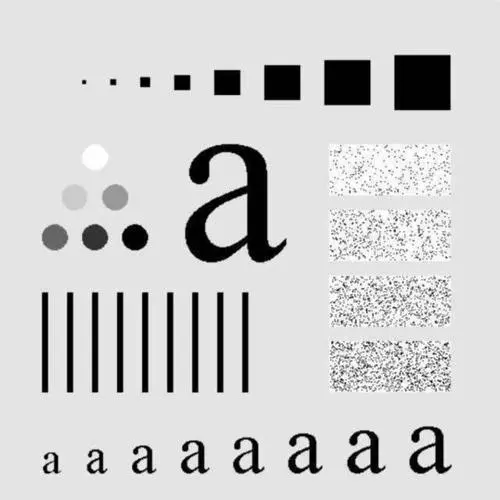
#> input picture 5-图像增强/png_files/fft1.png, 500 x 500 px
$ jupyter execute '5-图像增强（下）.ipynb'
#> lines starting #> are read from the running program, lines starting #| are printed output that depends on the picture
[cell 1]
import cv2
import matplotlib.pyplot as plt
import numpy as np

# 直方图计算函数
def GetHist(img):
    img = img.flatten()
    img = img.tolist()
    hist = []
    for i in range(0, 256):
        hist.append(img.count(i))
    return hist

## 5.4 频域滤波

### 5.4.1 低通滤波器

#### 第一步：把待滤波的图像读进来

[cell 2]
img = cv2.imread('./png_files/fft1.png', 0)
#> img: shape (500, 500); min 0, max 255, mean 206

#### 第二步：进行数据类型转换

[cell 3]
img_float = np.float32(img)

#### 第三步：使用cv2.dft进行傅里叶变化，并使用np.fft.fftshift将低频转移到图像中心

[cell 4]
dft = cv2.dft(img_float, flags=cv2.DFT_COMPLEX_OUTPUT)
dft_center = np.fft.fftshift(dft)

#### 第四步：定义掩模：生成的掩模中间为1周围为0

[cell 5]
R = 30    # 截止频率
crow, ccol = int(img.shape[0] / 2), int(img.shape[1] / 2) # 求得图像的中心点位置
#> crow = 250; ccol = 250
mask = np.zeros((img.shape[0], img.shape[1], 2), np.uint8)
for y in range(img.shape[0]):
    for x in range(img.shape[1]):
        if ((x - crow) ** 2 + (y - ccol) ** 2) ** 0.5 <= R:
            mask[y, x] = 1

那么我们刚刚定义的掩膜，它在频域看起来就长这个样子：

[cell 6]
show_mask = np.zeros((img.shape[0], img.shape[1], 2), np.uint8)
show_mask = cv2.normalize(mask, mask, 0, 255, cv2.NORM_MINMAX)
plt.figure()
plt.imshow(show_mask[:,:,0], cmap='gray')
plt.show()
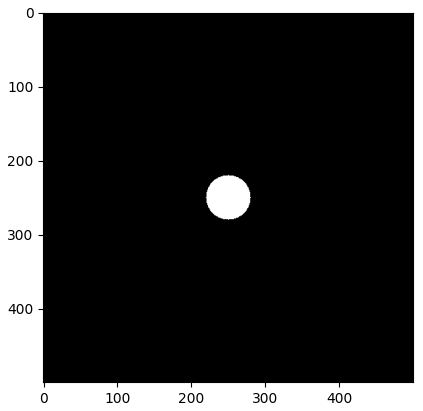
#> figure drawn by matplotlib, 1 panel

#### 第五步：将掩模与傅里叶变化后的图像（dft_center）相乘，保留低频部分

[cell 7]
mask_img = dft_center * mask

#### 第六步：使用np.fft.ifftshift(将低频移动到原来的位置

[cell 8]
img_idf = np.fft.ifftshift(mask_img)

#### 第七步：使用cv2.idft进行傅里叶的反变化

[cell 9]
img_idf = cv2.idft(img_idf)
img_idf = cv2.magnitude(img_idf[:, :, 0], img_idf[:, :, 1])
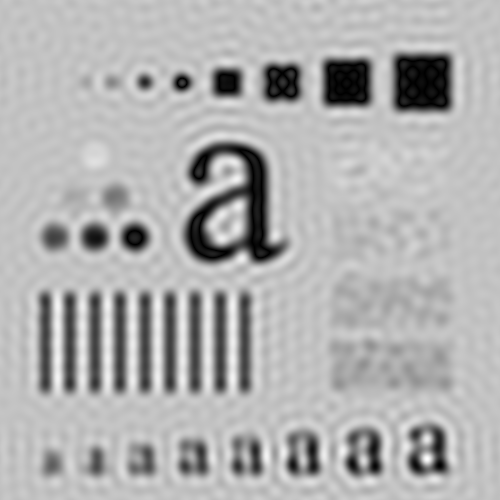
#> img_idf: shape (500, 500) float32; min 56321.8, max 1.91e+10, mean 1.32e+10; drawn with min black and max white

#### 第八步：画图，对比

[cell 10]
plt.subplot(121)
plt.imshow(img, cmap='gray')
plt.subplot(122)
plt.imshow(img_idf, cmap='gray')
plt.show()
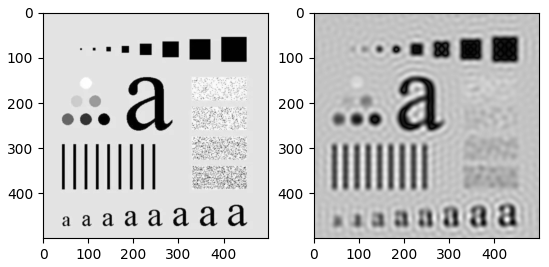
#> figure drawn by matplotlib, 2 panels

### 5.4.2 ButterWorth滤波器

[cell 11]
img = cv2.imread('./png_files/fft1.png', 0)

img_float = np.float32(img)

dft = cv2.dft(img_float, flags=cv2.DFT_COMPLEX_OUTPUT)
dft_center = np.fft.fftshift(dft)

# 巴特沃斯滤波器
D0 = 100
n = 1
crow, ccol = int(img.shape[0] / 2), int(img.shape[1] / 2) # 求得图像的中心点位置
mask = np.zeros((img.shape[0], img.shape[1], 2), np.float32)
for u in range(img.shape[0]):
    for v in range(img.shape[1]):
        mask[u, v] = 1 / ( 1 + (((v - crow) ** 2 + (u - ccol) ** 2)**0.5 / D0)**(2*n) )   # 巴特沃斯的公式
show_mask = np.zeros((img.shape[0], img.shape[1], 2), np.uint8)
show_mask = cv2.normalize(mask, mask, 0, 255, cv2.NORM_MINMAX)
show_mask = show_mask[:,:,0]   # 稍后用以显示巴特沃斯的频域图像

mask_img = dft_center * mask

img_idf = np.fft.ifftshift(mask_img)

img_idf = cv2.idft(img_idf)
img_idf = cv2.magnitude(img_idf[:, :, 0], img_idf[:, :, 1])
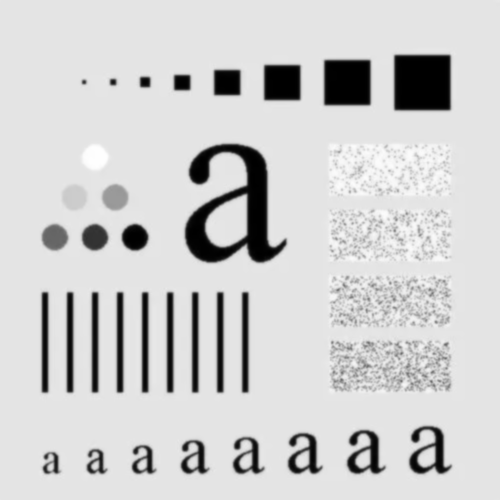
#> img_idf: shape (500, 500) float32; min 10485728, max 1.62e+10, mean 1.31e+10; drawn with min black and max white

plt.figure()

plt.subplot(131)
plt.title('Original Image')
plt.imshow(img, cmap='gray')

plt.subplot(132)
plt.title('ButterWorth')
plt.imshow(show_mask, cmap='gray')

plt.subplot(133)
plt.title('ButterWorthed')
plt.imshow(img_idf, cmap='gray')

plt.show()

### 5.4.3 高斯低通滤波器

[cell 12]
img = cv2.imread('./png_files/fft1.png', 0)

img_float = np.float32(img)

dft = cv2.dft(img_float, flags=cv2.DFT_COMPLEX_OUTPUT)
dft_center = np.fft.fftshift(dft)

# 高斯低通滤波器
sigma = 100
crow, ccol = int(img.shape[0] / 2), int(img.shape[1] / 2) # 求得图像的中心点位置
mask = np.zeros((img.shape[0], img.shape[1], 2), np.float32)
for u in range(img.shape[0]):
    for v in range(img.shape[1]):
        mask[u, v] = np.exp( -((v - crow) ** 2 + (u - ccol) ** 2) / (2*sigma**2) )  # 高斯低通的公式
show_mask = np.zeros((img.shape[0], img.shape[1], 2), np.uint8)
show_mask = cv2.normalize(mask, mask, 0, 255, cv2.NORM_MINMAX)
show_mask = show_mask[:,:,0]   # 稍后用以显示高斯低通的频域图像

mask_img = dft_center * mask

img_idf = np.fft.ifftshift(mask_img)

img_idf = cv2.idft(img_idf)
img_idf = cv2.magnitude(img_idf[:, :, 0], img_idf[:, :, 1])

plt.figure()

plt.subplot(131)
plt.title('Original Image')
plt.imshow(img, cmap='gray')

plt.subplot(132)
plt.title('Gaussian Low Pass')
plt.imshow(show_mask, cmap='gray')

plt.subplot(133)
plt.title('Gaussian Filtered')
plt.imshow(img_idf, cmap='gray')

plt.show()
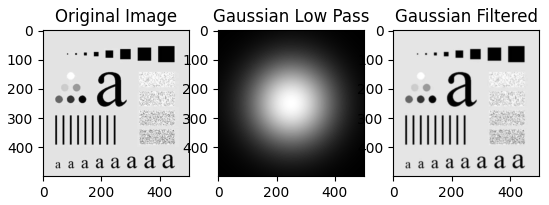
#> figure drawn by matplotlib, 3 panels

### 5.4.4 高通滤波器

#### 5.4.4.1 理想高通滤波器

[cell 13]
img = cv2.imread('./png_files/fft1.png', 0)

img_float = np.float32(img)

dft = cv2.dft(img_float, flags=cv2.DFT_COMPLEX_OUTPUT)
dft_center = np.fft.fftshift(dft)

# 理想高通滤波器
R = 50
crow, ccol = int(img.shape[0] / 2), int(img.shape[1] / 2) # 求得图像的中心点位置
mask = np.zeros((img.shape[0], img.shape[1], 2), np.float32)
for u in range(img.shape[0]):
    for v in range(img.shape[1]):
        if ((v - crow) ** 2 + (u - ccol) ** 2) ** 0.5 > R:
            mask[u, v] = 1
show_mask = np.zeros((img.shape[0], img.shape[1], 2), np.uint8)
show_mask = cv2.normalize(mask, mask, 0, 255, cv2.NORM_MINMAX)
show_mask = show_mask[:,:,0]   # 稍后用以显示理想高通滤波器的频域图像

mask_img = dft_center * mask

img_idf = np.fft.ifftshift(mask_img)

img_idf = cv2.idft(img_idf)
img_idf = cv2.magnitude(img_idf[:, :, 0], img_idf[:, :, 1])
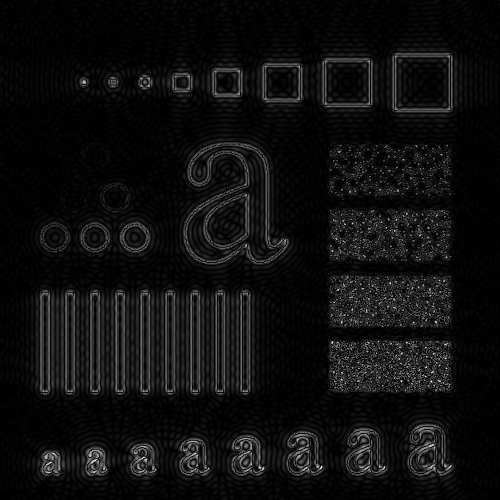
#> img_idf: shape (500, 500) float32; min 1352.5, max 1.15e+10, mean 702668096; drawn with min black and max white

plt.figure()

plt.subplot(131)
plt.title('Original Image')
plt.imshow(img, cmap='gray')

plt.subplot(132)
plt.title('Ideal High Pass')
plt.imshow(show_mask, cmap='gray')

plt.subplot(133)
plt.title('High Pass Filtered')
plt.imshow(img_idf, cmap='gray')

plt.show()
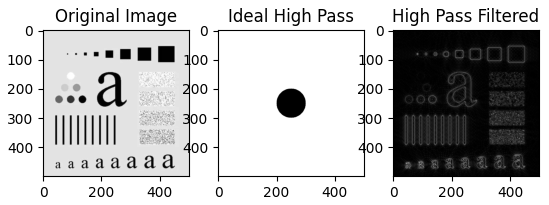
#> figure drawn by matplotlib, 3 panels

#### 5.4.4.2 ButterWorth高通滤波器

[cell 14]
img = cv2.imread('./png_files/fft1.png', 0)

img_float = np.float32(img)

dft = cv2.dft(img_float, flags=cv2.DFT_COMPLEX_OUTPUT)
dft_center = np.fft.fftshift(dft)

# 巴特沃斯高通滤波器
D0 = 100
n = 1
crow, ccol = int(img.shape[0] / 2), int(img.shape[1] / 2) # 求得图像的中心点位置
mask = np.zeros((img.shape[0], img.shape[1], 2), np.float32)
for u in range(img.shape[0]):
    for v in range(img.shape[1]):
        if u == ccol and v == crow:
            continue
        mask[u, v] = 1 / ( 1 + (D0 / (((v - crow) ** 2 + (u - ccol) ** 2)**0.5))**(2*n) )   # 巴特沃斯高通滤波器的公式
show_mask = np.zeros((img.shape[0], img.shape[1], 2), np.uint8)
show_mask = cv2.normalize(mask, mask, 0, 255, cv2.NORM_MINMAX)
show_mask = show_mask[:,:,0]   # 稍后用以显示巴特沃斯高通滤波器的频域图像

mask_img = dft_center * mask

img_idf = np.fft.ifftshift(mask_img)

img_idf = cv2.idft(img_idf)
img_idf = cv2.magnitude(img_idf[:, :, 0], img_idf[:, :, 1])
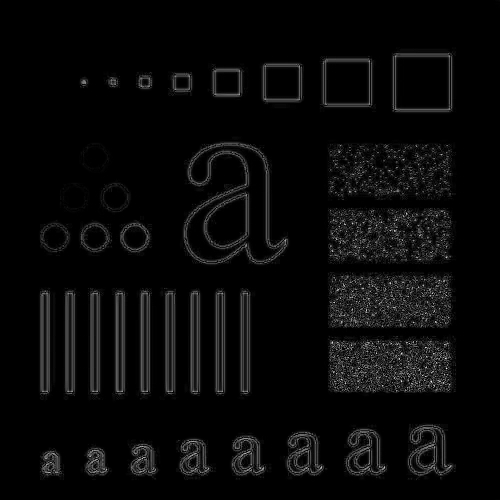
#> img_idf: shape (500, 500) float32; min 1.21, max 7.25e+09, mean 270211360; drawn with min black and max white

plt.figure()

plt.subplot(131)
plt.title('Original Image')
plt.imshow(img, cmap='gray')

plt.subplot(132)
plt.title('ButterWorth High Pass')
plt.imshow(show_mask, cmap='gray')

plt.subplot(133)
plt.title('ButterWorth High Pass Filtered')
plt.imshow(img_idf, cmap='gray')

plt.show()
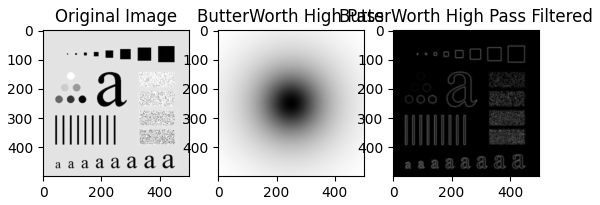
#> figure drawn by matplotlib, 3 panels

#### 5.4.4.3 高斯高通滤波器

[cell 15]
img = cv2.imread('./png_files/fft1.png', 0)

img_float = np.float32(img)

dft = cv2.dft(img_float, flags=cv2.DFT_COMPLEX_OUTPUT)
dft_center = np.fft.fftshift(dft)

# 高斯高通滤波器
sigma = 100
crow, ccol = int(img.shape[0] / 2), int(img.shape[1] / 2) # 求得图像的中心点位置
mask = np.zeros((img.shape[0], img.shape[1], 2), np.float32)
for u in range(img.shape[0]):
    for v in range(img.shape[1]):
        mask[u, v] = 1 - np.exp( -((v - crow) ** 2 + (u - ccol) ** 2) / (2*sigma**2) )  # 高斯高通滤波器的公式
show_mask = np.zeros((img.shape[0], img.shape[1], 2), np.uint8)
show_mask = cv2.normalize(mask, mask, 0, 255, cv2.NORM_MINMAX)
show_mask = show_mask[:,:,0]   # 稍后用以显示高斯高通滤波器的频域图像

mask_img = dft_center * mask

img_idf = np.fft.ifftshift(mask_img)

img_idf = cv2.idft(img_idf)
img_idf = cv2.magnitude(img_idf[:, :, 0], img_idf[:, :, 1])

plt.figure()

plt.subplot(131)
plt.title('Original Image')
plt.imshow(img, cmap='gray')

plt.subplot(132)
plt.title('Gaussian High Pass')
plt.imshow(show_mask, cmap='gray')

plt.subplot(133)
plt.title('Gaussian Filtered')
plt.imshow(img_idf, cmap='gray')

plt.show()
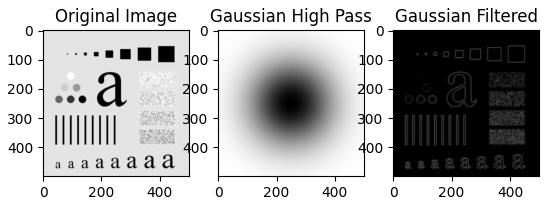
#> figure drawn by matplotlib, 3 panels
